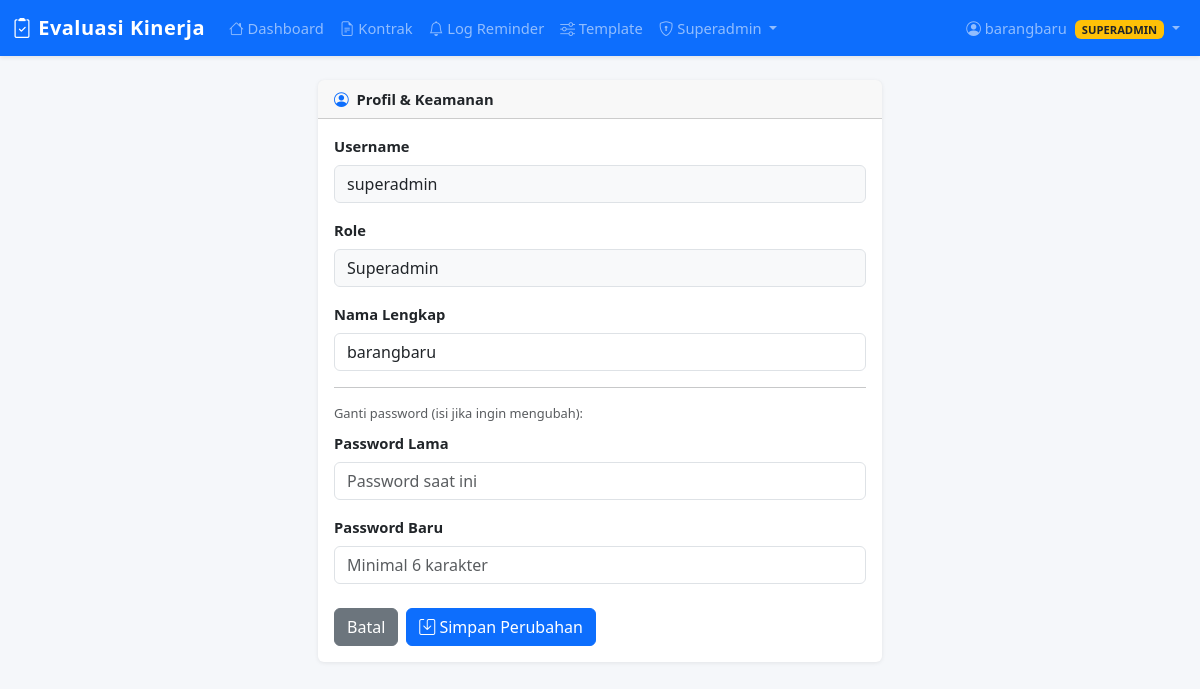
Screenshot of /profile (signed in) with the database file from the repository.
### tables this page shows
CREATE TABLE users (
    id INTEGER PRIMARY KEY AUTOINCREMENT,
    username TEXT UNIQUE NOT NULL,
    password_hash TEXT NOT NULL,
    full_name TEXT DEFAULT '',
    role TEXT DEFAULT 'admin',
    is_active INTEGER DEFAULT 1,
    last_login TEXT DEFAULT '',
    created_at TEXT DEFAULT (datetime('now','localtime'))
);

### app.py (the view, shortened to what this page needs)
@app.route('/profile', methods=['GET', 'POST'])
@login_required
def profile():
    db = get_db()
    user = db.execute('SELECT * FROM users WHERE id=?', (session['user_id'],)).fetchone()
    return render_template('profile.html', user=user)

### app.py (called while the page is built)
def get_db():
    if 'db' not in g:
        g.db = sqlite3.connect(DB_PATH)
        g.db.row_factory = sqlite3.Row
        g.db.execute('PRAGMA foreign_keys = ON')
    return g.db

def login_required(f):
    @wraps(f)
    def decorated(*args, **kwargs):
        if 'user_id' not in session:
            flash('Silakan login terlebih dahulu', 'warning')
            return redirect(url_for('login', next=request.path))
        return f(*args, **kwargs)
    return decorated

@app.context_processor
def inject_globals():
    return {
        'current_user': {
            'id':       session.get('user_id'),
            'username': session.get('username'),
            'name':     session.get('user_name'),
            'role':     session.get('user_role'),
        } if 'user_id' in session else None,
        'now_year':   date.today().year,
        'today_date': date.today().isoformat(),
    }

### templates/profile.html (shortened to what this page needs)
{% extends 'base.html' %}
{% block content %}
<div class="row justify-content-center">
  <div class="col-md-6">
    <div class="card">
      <div class="card-header py-2 fw-bold">
        <i class="bi bi-person-circle text-primary me-1"></i> Profil & Keamanan
      </div>
      <div class="card-body">
        <form method="post">
          <div class="mb-3">
            <label class="form-label fw-semibold">Username</label>
            <input class="form-control bg-light" value="{{ user.username }}" disabled>
          </div>
          <div class="mb-3">
            <label class="form-label fw-semibold">Role</label>
            <input class="form-control bg-light"
                   value="{{ 'Superadmin' if user.role=='superadmin' else 'Admin' }}" disabled>
          </div>
          <div class="mb-3">
            <label class="form-label fw-semibold">Nama Lengkap</label>
            <input type="text" name="full_name" class="form-control"
                   value="{{ user.full_name }}">
          </div>
          <hr>
          <p class="text-muted small mb-2">Ganti password (isi jika ingin mengubah):</p>
          <div class="mb-3">
            <label class="form-label fw-semibold">Password Lama</label>
            <input type="password" name="old_password" class="form-control"
                   placeholder="Password saat ini" autocomplete="current-password">
          </div>
          <div class="mb-4">
            <label class="form-label fw-semibold">Password Baru</label>
            <input type="password" name="new_password" class="form-control"
                   placeholder="Minimal 6 karakter" autocomplete="new-password">
          </div>
          <div class="d-flex gap-2">
            <a href="/" class="btn btn-secondary">Batal</a>
            <button type="submit" class="btn btn-primary">
              <i class="bi bi-save"></i> Simpan Perubahan
            </button>
          </div>
        </form>
      </div>
    </div>
  </div>
</div>
{% endblock %}

### templates/base.html (shortened to what this page needs)
<!DOCTYPE html>
<html lang="id">
<head>
  <link href="https://cdn.jsdelivr.net/npm/bootstrap@5.3.3/dist/css/bootstrap.min.css" rel="stylesheet">
  <link href="https://cdn.jsdelivr.net/npm/bootstrap-icons@1.11.3/font/bootstrap-icons.min.css" rel="stylesheet">
</head>
<body>
{% if current_user %}
<nav class="navbar navbar-expand-lg navbar-dark bg-primary shadow-sm mb-4">
  <div class="container-fluid">
    <a class="navbar-brand" href="/"><i class="bi bi-clipboard2-check"></i> Evaluasi Kinerja</a>
    <div class="collapse navbar-collapse" id="navMain">
      <ul class="navbar-nav me-auto">
        <li class="nav-item"><a class="nav-link" href="/"><i class="bi bi-house"></i> Dashboard</a></li>
        <li class="nav-item"><a class="nav-link" href="/contracts"><i class="bi bi-file-earmark-text"></i> Kontrak</a></li>
        <li class="nav-item"><a class="nav-link" href="/reminders"><i class="bi bi-bell"></i> Log Reminder</a></li>
        <li class="nav-item"><a class="nav-link" href="/admin"><i class="bi bi-sliders"></i> Template</a></li>
        {% if current_user.role == 'superadmin' %}
        <li class="nav-item dropdown">
          <a class="nav-link dropdown-toggle" href="#" data-bs-toggle="dropdown">
            <i class="bi bi-shield-lock"></i> Superadmin
          </a>
        </li>
        {% endif %}
      </ul>
      <ul class="navbar-nav ms-auto">
        <li class="nav-item dropdown">
          <a class="nav-link dropdown-toggle" href="#" data-bs-toggle="dropdown">
            <i class="bi bi-person-circle"></i>
            {{ current_user.name }}
            <span class="badge {% if current_user.role == 'superadmin' %}bg-warning text-dark{% else %}bg-light text-dark{% endif %} ms-1" style="font-size:.7rem">
              {{ current_user.role | upper }}
            </span>
          </a>
        </li>
      </ul>
    </div>
  </div>
</nav>
{% endif %}
<div class="container-fluid px-4">
  {% block content %}{% endblock %}
</div>
</body>
</html>

### templates/base.html (style rules this page uses)
body { background:#f5f7fa; font-size:.92rem; }
.navbar-brand { font-weight:700; letter-spacing:.5px; }
.card { border:none; box-shadow:0 1px 4px rgba(0,0,0,.08); }

### rows the page displays
users: name "barangbaru", username "superadmin", role "Superadmin", full_name "barangbaru"

### other values shown
{{ current_user.role | upper }} "SUPERADMIN"
